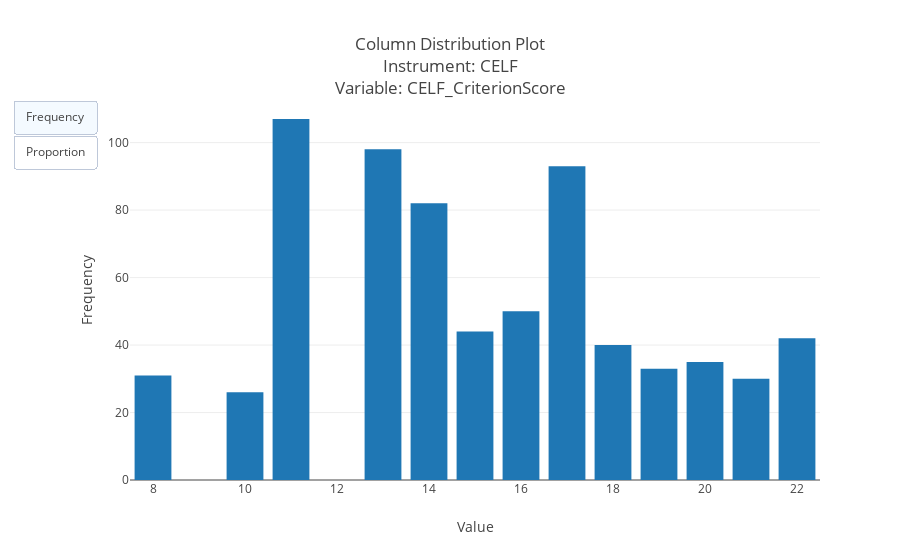

Notebook cell for this chart:
### Code cell
from plotly.offline import init_notebook_mode
init_notebook_mode(connected=True)
lpl.ColumnDistributionPlotter(CDS).plot(13)

### Figure 1 — Plotly figure (JSON) as saved in the notebook; plotly's stock layout.template omitted (floating-point values rounded to 4 significant figures)
{"data": [{"name": "Frequency", "type": "bar", "x": [8, 10, 11, 13, 14, 15, 16, 17, 18, 19, 20, 21, 22], "y": [31, 26, 107, 98, 82, 44, 50, 93, 40, 33, 35, 30, 42]}, {"name": "Proportion", "type": "bar", "visible": false, "x": [8, 10, 11, 13, 14, 15, 16, 17, 18, 19, 20, 21, 22], "y": [0.0436, 0.03657, 0.1505, 0.1378, 0.1153, 0.06188, 0.07032, 0.1308, 0.05626, 0.04641, 0.04923, 0.04219, 0.05907]}], "layout": {"title": "Column Distribution Plot<br>Instrument: CELF<br>Variable: CELF_CriterionScore", "updatemenus": [{"buttons": [{"args": [{"visible": [true, false]}, {"yaxis": {"title": "Frequency"}}], "label": "Frequency", "method": "update"}, {"args": [{"visible": [false, true]}, {"yaxis": {"title": "Proportion"}}], "label": "Proportion", "method": "update"}], "showactive": true, "type": "buttons"}], "xaxis": {"title": "Value"}, "yaxis": {"title": "Frequency"}}}
